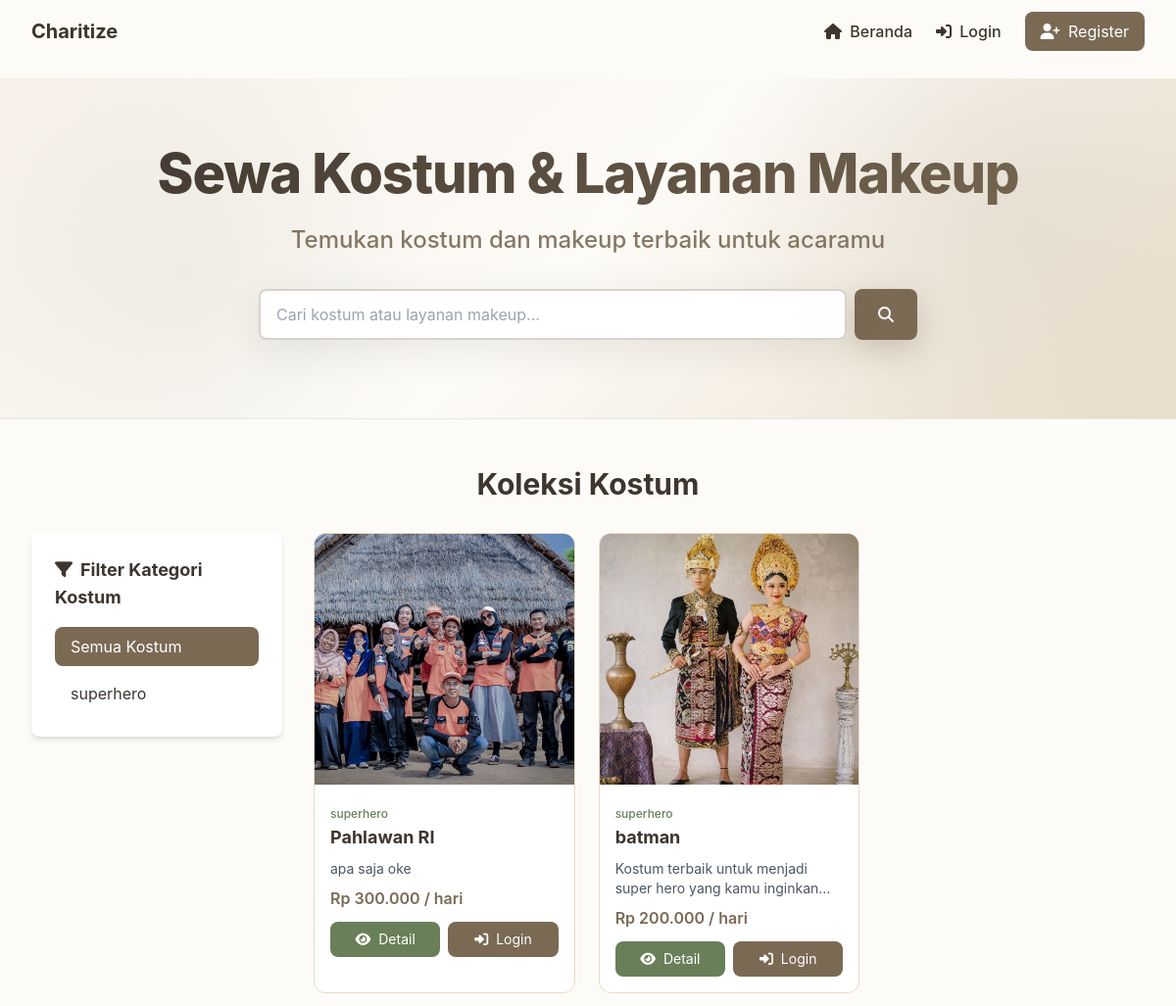
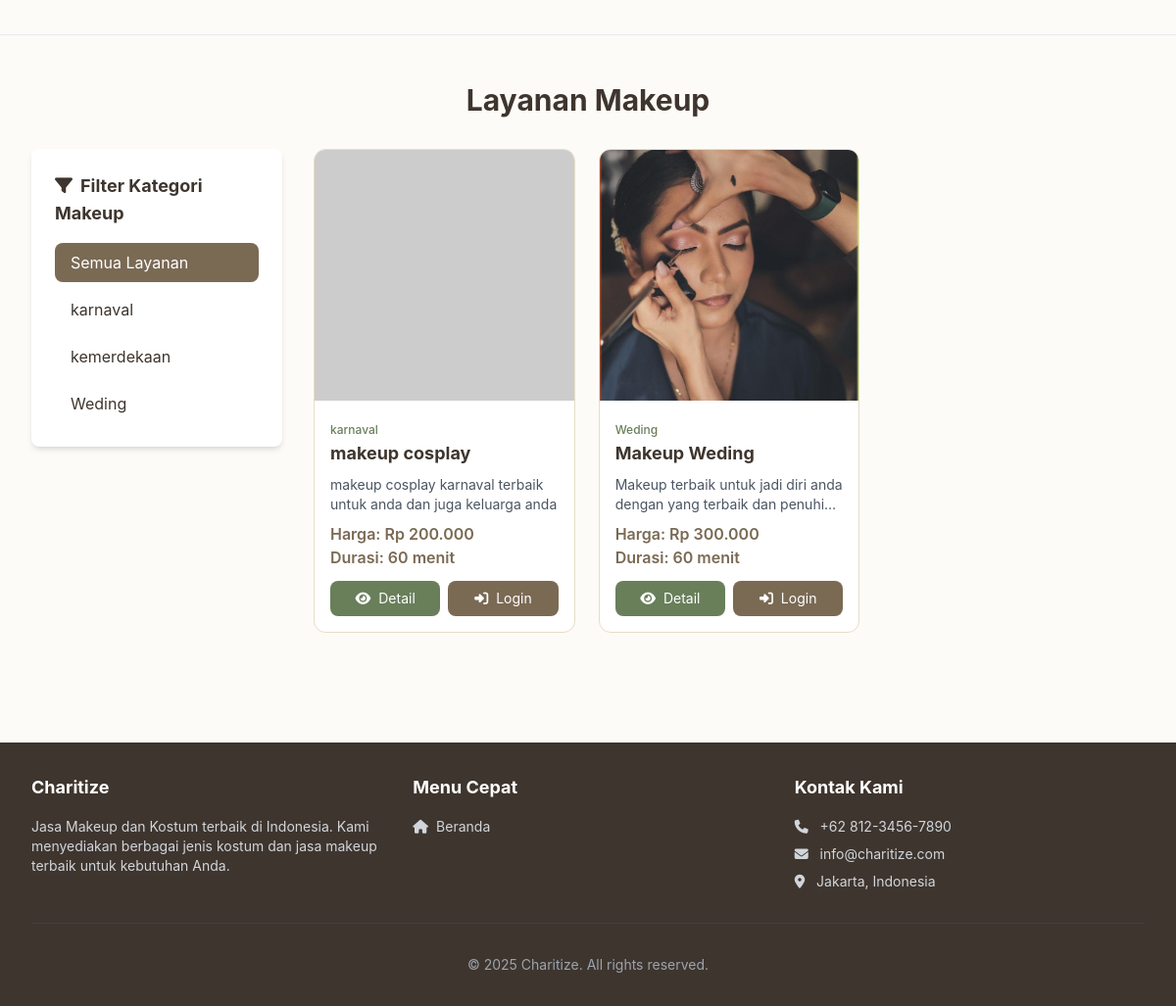
The page / on the database its author committed (2 pictures, top to bottom).
### tables this page shows
CREATE TABLE `kategori_kostum` (
  `id` int(11) NOT NULL,
  `nama_kategori` varchar(100) NOT NULL
);

CREATE TABLE `kostum` (
  `id` int(11) NOT NULL,
  `id_kategori` int(11) DEFAULT NULL,
  `nama_kostum` varchar(150) NOT NULL,
  `deskripsi` text DEFAULT NULL,
  `harga_sewa` decimal(10,2) NOT NULL,
  `foto` varchar(255) DEFAULT NULL,
  `status` enum('aktif','nonaktif') DEFAULT 'aktif'
);

CREATE TABLE `kategori_makeup` (
  `id` int(20) NOT NULL,
  `nama_kategori` varchar(255) NOT NULL,
  `harga` varchar(255) NOT NULL
);

CREATE TABLE `layanan_makeup` (
  `id` int(11) NOT NULL,
  `id_kategori_makeup` int(20) NOT NULL,
  `nama_layanan` varchar(150) NOT NULL,
  `deskripsi` text DEFAULT NULL,
  `durasi` int(11) DEFAULT 0,
  `kategori` varchar(255) NOT NULL
);

CREATE TABLE `foto_layanan_makeup` (
  `id` int(20) NOT NULL,
  `id_layanan_makeup` int(20) NOT NULL,
  `path_foto` varchar(255) NOT NULL
);

### config/config.php (called while the page is built, shortened)
<?php
function isLoggedIn() {
    return isset($_SESSION['user_id']);
}
function formatRupiah($angka) {
    return 'Rp ' . number_format($angka, 0, ',', '.');
}
?>

### index.php (the view, shortened to what this page needs)
<?php
require_once 'includes/header.php';
require_once 'includes/navbar.php';
$conn = getConnection();
$search = isset($_GET['search']) ? sanitize($_GET['search']) : '';
$page_kostum = isset($_GET['page_kostum']) ? intval($_GET['page_kostum']) : 1;
$page_makeup = isset($_GET['page_makeup']) ? intval($_GET['page_makeup']) : 1;
$limit = ITEMS_PER_PAGE;
$kategori_kostum = isset($_GET['kategori_kostum']) ? intval($_GET['kategori_kostum']) : 0;
$where_kostum = ["p.status = 'aktif'"];
$params_kostum = [];
$types_kostum = "";
$where_clause_kostum = implode(" AND ", $where_kostum);
$offset_kostum = ($page_kostum - 1) * $limit;
$query_kostum = "SELECT
                    p.*,
                    k.nama_kategori,
                    IFNULL(SUM(v.stok), 0) AS total_stok
                 FROM kostum p
                 LEFT JOIN kategori_kostum k ON p.id_kategori = k.id
                 LEFT JOIN kostum_variasi v ON v.id_kostum = p.id
                 WHERE $where_clause_kostum
                 GROUP BY p.id
                 ORDER BY p.id DESC
                 LIMIT ? OFFSET ?";
$params_kostum[] = $limit;
$params_kostum[] = $offset_kostum;
$types_kostum .= "ii";
$stmt = $conn->prepare($query_kostum);
$stmt->bind_param($types_kostum, ...$params_kostum);
$stmt->execute();
$kostum = $stmt->get_result();
$kategori_kostum_list = $conn->query("SELECT * FROM kategori_kostum ORDER BY nama_kategori ASC");
$kategori_makeup = isset($_GET['kategori_makeup']) ? intval($_GET['kategori_makeup']) : 0;
$where_makeup = ["1=1"];
$params_makeup = [];
$types_makeup = "";
$where_clause_makeup = implode(" AND ", $where_makeup);
$offset_makeup = ($page_makeup - 1) * $limit;
$query_makeup = "SELECT l.*, km.nama_kategori, km.harga
                 FROM layanan_makeup l
                 LEFT JOIN kategori_makeup km ON l.id_kategori_makeup = km.id
                 WHERE $where_clause_makeup
                 ORDER BY l.id DESC
                 LIMIT ? OFFSET ?";
$params_makeup[] = $limit;
$params_makeup[] = $offset_makeup;
$types_makeup .= "ii";
$stmt = $conn->prepare($query_makeup);
$stmt->bind_param($types_makeup, ...$params_makeup);
$stmt->execute();
$layanan_makeup = $stmt->get_result();
$kategori_makeup_list = $conn->query("SELECT * FROM kategori_makeup ORDER BY nama_kategori ASC");
?>
<section class="hero-section">
    <div class="max-w-7xl mx-auto px-4 sm:px-6 lg:px-8 text-center">
        <h1 class="hero-title mb-4">Sewa Kostum & Layanan Makeup</h1>
        <p class="hero-subtitle mb-8">Temukan kostum dan makeup terbaik untuk acaramu</p>
        <div class="max-w-2xl mx-auto">
            <form method="GET" action="index.php" class="flex gap-2">
                <input type="text" name="search" class="form-control-custom flex-1"
                    placeholder="Cari kostum atau layanan makeup..."
                    value="<?php echo htmlspecialchars($search); ?>">
                <button type="submit" class="btn-primary-custom px-6 py-3 rounded-lg">
                    <i class="fas fa-search"></i>
                </button>
            </form>
        </div>
    </div>
</section>
<section id="kostumSection" class="max-w-7xl mx-auto px-4 sm:px-6 lg:px-8 py-12 border-t border-gray-200">
    <h2 class="text-3xl font-bold text-accent mb-8 text-center">Koleksi Kostum</h2>
    <div class="flex flex-col lg:flex-row gap-8">
        <div class="lg:w-64">
            <div class="bg-white rounded-lg shadow-md p-6 sticky top-20">
                <h3 class="text-lg font-bold text-accent mb-4"><i class="fas fa-filter mr-2"></i>Filter Kategori Kostum</h3>
                <div class="space-y-2">
                    <a href="index.php" class="block px-4 py-2 rounded-lg <?php echo $kategori_kostum == 0 ? 'bg-primary text-white' : 'text-accent hover:bg-light-bg'; ?>">Semua Kostum</a>
                    <?php while ($cat = $kategori_kostum_list->fetch_assoc()): ?>
                        <a href="?kategori_kostum=<?php echo $cat['id']; ?>" class="block px-4 py-2 rounded-lg <?php echo $kategori_kostum == $cat['id'] ? 'bg-primary text-white' : 'text-accent hover:bg-light-bg'; ?>"><?php echo $cat['nama_kategori']; ?></a>
                    <?php endwhile; ?>
                </div>
            </div>
        </div>
        <div class="flex-1">
            <div class="grid grid-cols-1 sm:grid-cols-2 lg:grid-cols-3 gap-6">
                <?php if ($kostum->num_rows > 0): ?>
                    <?php while ($item = $kostum->fetch_assoc()): ?>
                        <div class="card-custom">
                            <img src="<?php echo !empty($item['foto']) ? 'assets/images/kostum/' . $item['foto'] : 'https://via.placeholder.com/400x300?text=No+Image'; ?>" class="w-full h-64 object-cover rounded-t-lg">
                            <div class="p-4">
                                <span class="text-xs text-secondary font-medium"><?php echo $item['nama_kategori'] ?: 'Umum'; ?></span>
                                <h3 class="text-lg font-bold text-accent mb-2"><?php echo htmlspecialchars($item['nama_kostum']); ?></h3>
                                <p class="text-gray-600 text-sm mb-2 line-clamp-2"><?php echo htmlspecialchars(substr($item['deskripsi'], 0, 100)); ?></p>
                                <div class="text-primary font-semibold mb-3"><?php echo formatRupiah($item['harga_sewa']); ?> / hari</div>
                                <div class="flex gap-2">
                                    <a href="customer/detail_kostum.php?id=<?php echo $item['id']; ?>"
                                        class="flex-1 btn-secondary-custom text-center py-2 rounded-lg text-white text-sm">
                                        <i class="fas fa-eye mr-1"></i> Detail
                                    </a>
                                    <?php if (isLoggedIn() && !isAdmin() && $item['total_stok'] > 0): ?>
                                    <?php elseif (!isLoggedIn()): ?>
                                        <a href="auth/login.php"
                                            class="flex-1 btn-primary-custom text-center py-2 rounded-lg text-white text-sm">
                                            <i class="fas fa-sign-in-alt mr-1"></i> Login
                                        </a>
                                    <?php endif; ?>
                                </div>
                            </div>
                        </div>
                    <?php endwhile; ?>
                <?php else: ?>
                    <div class="col-span-full text-center py-16"><i class="fas fa-box-open text-6xl text-gray-300 mb-4"></i>
                        <h3 class="text-xl font-bold text-accent mb-2">Tidak ada kostum ditemukan</h3>
                    </div>
                <?php endif; ?>
            </div>
        </div>
    </div>
</section>
<section id="makeupSection" class="max-w-7xl mx-auto px-4 sm:px-6 lg:px-8 py-12 border-t border-gray-200">
    <h2 class="text-3xl font-bold text-accent mb-8 text-center">Layanan Makeup</h2>
    <div class="flex flex-col lg:flex-row gap-8">
        <div class="lg:w-64">
            <div class="bg-white rounded-lg shadow-md p-6 sticky top-20">
                <h3 class="text-lg font-bold text-accent mb-4"><i class="fas fa-filter mr-2"></i>Filter Kategori Makeup</h3>
                <div class="space-y-2">
                    <a href="index.php" class="block px-4 py-2 rounded-lg <?php echo $kategori_makeup == 0 ? 'bg-primary text-white' : 'text-accent hover:bg-light-bg'; ?>">Semua Layanan</a>
                    <?php while ($cat = $kategori_makeup_list->fetch_assoc()): ?>
                        <a href="?kategori_makeup=<?php echo $cat['id']; ?>" class="block px-4 py-2 rounded-lg <?php echo $kategori_makeup == $cat['id'] ? 'bg-primary text-white' : 'text-accent hover:bg-light-bg'; ?>"><?php echo $cat['nama_kategori']; ?></a>
                    <?php endwhile; ?>
                </div>
            </div>
        </div>
        <div class="flex-1">
            <div class="grid grid-cols-1 sm:grid-cols-2 lg:grid-cols-3 gap-6">
                <?php if ($layanan_makeup->num_rows > 0): ?>
                    <?php while ($m = $layanan_makeup->fetch_assoc()): ?>
                        <div class="card-custom makeup-card">
                            <?php
                            $foto_q = $conn->query("SELECT path_foto FROM foto_layanan_makeup WHERE id_layanan_makeup = {$m['id']} LIMIT 1");
                            $foto = $foto_q->num_rows > 0 ? 'assets/images/makeup/' . $foto_q->fetch_assoc()['path_foto'] : 'https://via.placeholder.com/400x300?text=No+Image';
                            ?>
                            <img src="<?php echo $foto; ?>" class="w-full h-64 object-cover rounded-t-lg">
                            <div class="p-4">
                                <span class="text-xs text-secondary font-medium"><?php echo $m['nama_kategori'] ?: 'Umum'; ?></span>
                                <h3 class="text-lg font-bold text-accent mb-2"><?php echo htmlspecialchars($m['nama_layanan']); ?></h3>
                                <p class="text-gray-600 text-sm mb-2 line-clamp-2"><?php echo htmlspecialchars(substr($m['deskripsi'], 0, 100)); ?></p>
                                <div class="text-primary font-semibold mb-3">
                                    Harga: <?php echo formatRupiah($m['harga']); ?><br>Durasi: <?php echo $m['durasi']; ?> menit
                                </div>
                                <div class="flex gap-2">
                                    <a href="customer/detail_makeup.php?id=<?php echo $m['id']; ?>"
                                        class="flex-1 btn-secondary-custom text-center py-2 rounded-lg text-white text-sm">
                                        <i class="fas fa-eye mr-1"></i> Detail
                                    </a>
                                    <?php if (isLoggedIn() && !isAdmin()): ?>
                                    <?php elseif (!isLoggedIn()): ?>
                                        <a href="auth/login.php"
                                            class="flex-1 btn-primary-custom text-center py-2 rounded-lg text-white text-sm">
                                            <i class="fas fa-sign-in-alt mr-1"></i> Login
                                        </a>
                                    <?php endif; ?>
                                </div>
                            </div>
                        </div>
                    <?php endwhile; ?>
                <?php else: ?>
                    <div class="col-span-full text-center py-16"><i class="fas fa-magic text-6xl text-gray-300 mb-4"></i>
                        <h3 class="text-xl font-bold text-accent mb-2">Tidak ada layanan makeup ditemukan</h3>
                    </div>
                <?php endif; ?>
            </div>
        </div>
    </div>
</section>
<?php require_once 'includes/footer.php'; ?>

### rows shown on the page
kategori_kostum: nama_kategori "superhero"
kostum: foto (picture), id_kategori.nama_kategori "superhero", nama_kostum "Pahlawan RI", deskripsi "apa saja oke", harga_sewa "Rp 300.000"
kostum: foto (picture), id_kategori.nama_kategori "superhero", nama_kostum "batman", deskripsi "Kostum terbaik untuk menjadi super hero yang kamu…", harga_sewa "Rp 200.000"
kategori_makeup: nama_kategori "karnaval"
kategori_makeup: nama_kategori "kemerdekaan"
kategori_makeup: nama_kategori "Weding"
layanan_makeup: id_kategori_makeup.nama_kategori "karnaval", nama_layanan "makeup cosplay", deskripsi "makeup cosplay karnaval terbaik untuk anda dan juga keluarga anda", id_kategori_makeup.harga "Rp 200.000", durasi "60"
layanan_makeup: kostum.id_kategori (picture), id_kategori_makeup.nama_kategori "Weding", nama_layanan "Makeup Weding", deskripsi "Makeup terbaik untuk jadi diri anda dengan yang terbaik dan…", id_kategori_makeup.harga "Rp 300.000", durasi "60"

### other values the page prints
SITE_NAME "Charitize"
SITE_TAGLINE "Jasa Makeup dan Kostum terbaik di Indonesia"
